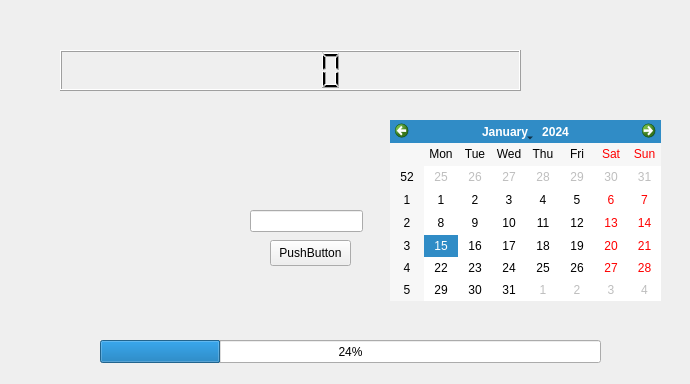
<?xml version="1.0" encoding="UTF-8"?>
<ui version="4.0">
 <class>Form</class>
 <widget class="QWidget" name="Form">
  <property name="geometry">
   <rect>
    <x>0</x>
    <y>0</y>
    <width>690</width>
    <height>384</height>
   </rect>
  </property>
  <property name="windowTitle">
   <string>Form</string>
  </property>
  <widget class="QProgressBar" name="progressBar">
   <property name="geometry">
    <rect>
     <x>100</x>
     <y>340</y>
     <width>501</width>
     <height>23</height>
    </rect>
   </property>
   <property name="value">
    <number>24</number>
   </property>
  </widget>
  <widget class="QLCDNumber" name="lcdNumber">
   <property name="geometry">
    <rect>
     <x>60</x>
     <y>50</y>
     <width>461</width>
     <height>41</height>
    </rect>
   </property>
  </widget>
  <widget class="QCalendarWidget" name="calendarWidget">
   <property name="geometry">
    <rect>
     <x>390</x>
     <y>120</y>
     <width>271</width>
     <height>181</height>
    </rect>
   </property>
   <property name="cursor">
    <cursorShape>WhatsThisCursor</cursorShape>
   </property>
  </widget>
  <widget class="QLineEdit" name="lineEdit">
   <property name="geometry">
    <rect>
     <x>250</x>
     <y>210</y>
     <width>113</width>
     <height>22</height>
    </rect>
   </property>
  </widget>
  <widget class="QPushButton" name="pushButton">
   <property name="geometry">
    <rect>
     <x>270</x>
     <y>240</y>
     <width>81</width>
     <height>26</height>
    </rect>
   </property>
   <property name="text">
    <string>PushButton</string>
   </property>
  </widget>
 </widget>
 <resources/>
 <connections/>
</ui>
